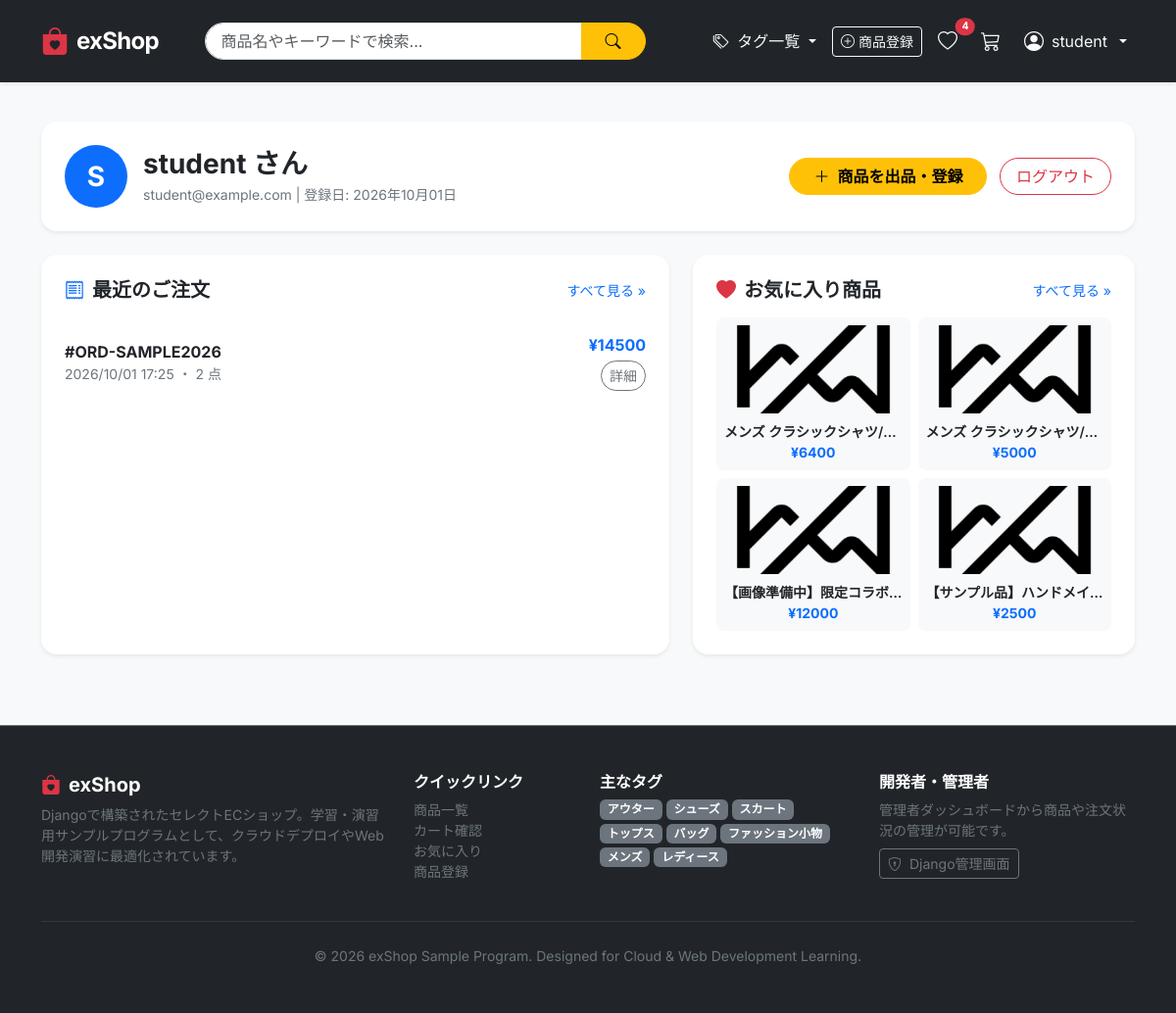
Page /mypage/ (signed in) on the committed database.
### shop/models.py (models this page shows, shortened)
class Order(models.Model):
    PAYMENT_METHODS = [
        ('credit_card', 'クレジットカード決済'),
        ('bank_transfer', '銀行振込'),
        ('cod', '代金引換'),
        ('convenience', 'コンビニ決済'),
    ]
    STATUS_CHOICES = [
        ('pending', '処理待ち'),
        ('processing', '発送準備中'),
        ('shipped', '発送済み'),
        ('completed', '配達完了'),
        ('cancelled', 'キャンセル'),
    ]
    user = models.ForeignKey(
        User, on_delete=models.SET_NULL, null=True, blank=True,
        related_name='orders', verbose_name="購入ユーザー"
    )
    order_number = models.CharField(max_length=32, unique=True, verbose_name="注文番号")
    full_name = models.CharField(max_length=100, verbose_name="氏名")
    postal_code = models.CharField(max_length=10, verbose_name="郵便番号")
    address = models.CharField(max_length=255, verbose_name="配送先住所")
    phone_number = models.CharField(max_length=20, verbose_name="電話番号")
    email = models.EmailField(verbose_name="メールアドレス")
    payment_method = models.CharField(
        max_length=20, choices=PAYMENT_METHODS, default='credit_card', verbose_name="支払方法"
    )
    total_price = models.PositiveIntegerField(default=0, verbose_name="合計金額 (円)")
    status = models.CharField(
        max_length=20, choices=STATUS_CHOICES, default='completed', verbose_name="注文ステータス"
    )
    created_at = models.DateTimeField(auto_now_add=True, verbose_name="注文日時")
    class Meta:
        verbose_name = "注文"
        verbose_name_plural = "注文履歴"
        ordering = ['-created_at']

class Favorite(models.Model):
    user = models.ForeignKey(User, on_delete=models.CASCADE, related_name='favorites', verbose_name="ユーザー")
    product = models.ForeignKey(Product, on_delete=models.CASCADE, related_name='favorited_by', verbose_name="商品")
    created_at = models.DateTimeField(auto_now_add=True, verbose_name="登録日時")
    class Meta:
        verbose_name = "お気に入り"
        verbose_name_plural = "お気に入り一覧"
        unique_together = ('user', 'product')
        ordering = ['-created_at']

class Product(models.Model):
    name = models.CharField(max_length=200, verbose_name="商品名")
    description = models.TextField(blank=True, verbose_name="商品説明")
    price = models.PositiveIntegerField(default=0, verbose_name="価格 (円)")
    stock = models.PositiveIntegerField(default=10, verbose_name="在庫数")
    image = models.ImageField(upload_to='products/', blank=True, null=True, verbose_name="商品画像")
    tags = models.ManyToManyField(Tag, blank=True, related_name='products', verbose_name="タグ")
    is_active = models.BooleanField(default=True, verbose_name="公開状態")
    created_at = models.DateTimeField(auto_now_add=True, verbose_name="登録日時")
    updated_at = models.DateTimeField(auto_now=True, verbose_name="更新日時")
    class Meta:
        verbose_name = "商品"
        verbose_name_plural = "商品一覧"
        ordering = ['-created_at']
    @property
    def image_url(self):
        if self.image:
            image_path = os.path.join(settings.MEDIA_ROOT, self.image.name)
            if os.path.exists(image_path):
                return self.image.url
        return f"{settings.MEDIA_URL}no-image.png"

class Tag(models.Model):
    COLOR_CHOICES = [
        ('primary', 'Primary (Blue)'),
        ('secondary', 'Secondary (Gray)'),
        ('success', 'Success (Green)'),
        ('danger', 'Danger (Red)'),
        ('warning', 'Warning (Yellow)'),
        ('info', 'Info (Teal)'),
        ('dark', 'Dark (Black)'),
    ]
    name = models.CharField(max_length=50, unique=True, verbose_name="タグ名")
    slug = models.SlugField(max_length=50, unique=True, allow_unicode=True, verbose_name="スラグ")
    color = models.CharField(max_length=20, choices=COLOR_CHOICES, default='primary', verbose_name="バッジ色")
    class Meta:
        verbose_name = "タグ"
        verbose_name_plural = "タグ一覧"
        ordering = ['name']

### shop/views.py (the view)
# urls.py: path('mypage/', views.mypage_view, name='mypage'),
@login_required
def mypage_view(request):
    recent_orders = Order.objects.filter(user=request.user)[:5]
    favorites = Favorite.objects.filter(user=request.user).select_related('product')[:6]
    return render(request, 'shop/mypage.html', {
        'recent_orders': recent_orders,
        'favorites': favorites,
    })

### shop/cart.py (called while the page is built)
    def __len__(self):
        return sum(item['quantity'] for item in self.cart.values())

### shop/context_processors.py (called while the page is built)
def shop_context(request):
    cart = Cart(request)
    all_tags = Tag.objects.all()
    favorite_count = 0
    favorite_product_ids = []
    if request.user.is_authenticated:
        favs = Favorite.objects.filter(user=request.user)
        favorite_count = favs.count()
        favorite_product_ids = list(favs.values_list('product_id', flat=True))
    return {
        'cart': cart,
        'cart_item_count': len(cart),
        'all_tags': all_tags,
        'favorite_count': favorite_count,
        'favorite_product_ids': favorite_product_ids,
    }

### templates/shop/mypage.html (shortened to what this page needs)
{% extends 'base.html' %}
{% block content %}
<div class="container py-4">
    <div class="card border-0 shadow-sm rounded-4 mb-4 p-4 bg-white">
        <div class="d-flex flex-wrap align-items-center justify-content-between gap-3">
            <div class="d-flex align-items-center gap-3">
                <div class="rounded-circle bg-primary text-white d-flex align-items-center justify-content-center fw-bold fs-3" style="width: 64px; height: 64px;">
                    {{ user.username|first|upper }}
                </div>
                <div>
                    <h3 class="fw-bold mb-1">{{ user.username }} さん</h3>
                    <p class="text-secondary small mb-0">{{ user.email|default:"メールアドレス未設定" }} | 登録日: {{ user.date_joined|date:"Y年m月d日" }}</p>
                </div>
            </div>
            <div>
                <a href="{% url 'shop:product_create' %}" class="btn btn-warning rounded-pill px-4 fw-semibold me-2">
                    <i class="bi bi-plus-lg me-1"></i> 商品を出品・登録
                </a>
                <a href="{% url 'shop:logout' %}" class="btn btn-outline-danger rounded-pill px-3">
                    ログアウト
                </a>
            </div>
        </div>
    </div>
    <div class="row g-4">
        <div class="col-lg-7">
            <div class="card border-0 shadow-sm rounded-4 h-100 p-4">
                <div class="d-flex justify-content-between align-items-center mb-3">
                    <h5 class="fw-bold mb-0"><i class="bi bi-receipt text-primary me-2"></i>最近のご注文</h5>
                    <a href="{% url 'shop:order_list' %}" class="small text-decoration-none">すべて見る &raquo;</a>
                </div>
                {% if recent_orders %}
                    <div class="list-group list-group-flush">
                        {% for order in recent_orders %}
                            <div class="list-group-item px-0 py-3 d-flex justify-content-between align-items-center">
                                <div>
                                    <div class="fw-bold text-dark">#{{ order.order_number }}</div>
                                    <div class="text-secondary small">{{ order.created_at|date:"Y/m/d H:i" }} ・ {{ order.items.count }} 点</div>
                                </div>
                                <div class="text-end">
                                    <div class="fw-bold text-primary">&yen;{{ order.total_price|floatformat:"0" }}</div>
                                    <a href="{% url 'shop:order_detail' order.order_number %}" class="btn btn-sm btn-outline-secondary rounded-pill mt-1">詳細</a>
                                </div>
                            </div>
                        {% endfor %}
                    </div>
                {% else %}
                    <div class="text-center py-4 text-secondary">
                        <i class="bi bi-bag-x fs-2"></i>
                        <p class="mt-2 mb-0 small">最近のご注文はありません。</p>
                    </div>
                {% endif %}
            </div>
        </div>
        <div class="col-lg-5">
            <div class="card border-0 shadow-sm rounded-4 h-100 p-4">
                <div class="d-flex justify-content-between align-items-center mb-3">
                    <h5 class="fw-bold mb-0"><i class="bi bi-heart-fill text-danger me-2"></i>お気に入り商品</h5>
                    <a href="{% url 'shop:favorite_list' %}" class="small text-decoration-none">すべて見る &raquo;</a>
                </div>
                {% if favorites %}
                    <div class="row row-cols-2 g-2">
                        {% for fav in favorites %}
                            <div class="col">
                                <a href="{% url 'shop:product_detail' fav.product.id %}" class="text-decoration-none">
                                    <div class="card border-0 bg-light p-2 rounded-3 text-center">
                                        <img src="{{ fav.product.image_url }}" alt="{{ fav.product.name }}" class="rounded-2 mb-2 mx-auto" style="width: 100%; height: 90px; object-fit: cover;">
                                        <div class="small text-dark text-truncate fw-semibold">{{ fav.product.name }}</div>
                                        <div class="small text-primary fw-bold">&yen;{{ fav.product.price|floatformat:"0" }}</div>
                                    </div>
                                </a>
                            </div>
                        {% endfor %}
                    </div>
                {% else %}
                    <div class="text-center py-4 text-secondary">
                        <i class="bi bi-heart fs-2"></i>
                        <p class="mt-2 mb-0 small">お気に入り商品はまだありません。</p>
                    </div>
                {% endif %}
            </div>
        </div>
    </div>
</div>
{% endblock %}

### templates/base.html (shortened to what this page needs)
{% load static %}
<!DOCTYPE html>
<html lang="ja">
<head>
    <link href="https://cdn.jsdelivr.net/npm/bootstrap@5.3.3/dist/css/bootstrap.min.css" rel="stylesheet">
    <link rel="stylesheet" href="https://cdn.jsdelivr.net/npm/bootstrap-icons@1.11.3/font/bootstrap-icons.min.css">
    <link rel="stylesheet" href="{% static 'css/style.css' %}">
</head>
<body class="bg-light d-flex flex-column min-vh-100">
    <nav class="navbar navbar-expand-lg navbar-dark bg-dark sticky-top shadow-sm py-3">
        <div class="container">
            <a class="navbar-brand fw-bold d-flex align-items-center gap-2" href="{% url 'shop:product_list' %}">
                <i class="bi bi-bag-heart-fill text-danger fs-3"></i>
                <span class="fs-4 tracking-tight">exShop</span>
            </a>
            <div class="collapse navbar-collapse" id="navbarMain">
                <form class="d-flex mx-auto my-2 my-lg-0 w-100" style="max-width: 450px;" method="get" action="{% url 'shop:product_list' %}">
                    <div class="input-group">
                        <input class="form-control rounded-start-pill ps-3" type="search" name="q" placeholder="商品名やキーワードで検索..." value="{{ request.GET.q|default:'' }}" aria-label="Search">
                        <button class="btn btn-warning rounded-end-pill px-4 fw-semibold" type="submit">
                            <i class="bi bi-search"></i>
                        </button>
                    </div>
                </form>
                <ul class="navbar-nav ms-auto align-items-center gap-2">
                    <li class="nav-item dropdown">
                        <a class="nav-link dropdown-toggle text-light" href="#" role="button" data-bs-toggle="dropdown" aria-expanded="false">
                            <i class="bi bi-tags me-1"></i> タグ一覧
                        </a>
                    </li>
                    <li class="nav-item">
                        <a class="btn btn-sm btn-outline-light d-flex align-items-center gap-1" href="{% url 'shop:product_create' %}">
                            <i class="bi bi-plus-circle"></i> 商品登録
                        </a>
                    </li>
                    <li class="nav-item">
                        <a class="nav-link position-relative text-light px-2" href="{% url 'shop:favorite_list' %}" title="お気に入り">
                            <i class="bi bi-heart fs-5"></i>
                            {% if favorite_count > 0 %}
                                <span class="position-absolute top-1 start-100 translate-middle badge rounded-pill bg-danger" style="font-size: 0.65rem;">
                                    {{ favorite_count }}
                                </span>
                            {% endif %}
                        </a>
                    </li>
                    <li class="nav-item">
                        <a class="nav-link position-relative text-light px-2" href="{% url 'shop:cart_detail' %}" title="カート">
                            <i class="bi bi-cart3 fs-5"></i>
                        </a>
                    </li>
                    {% if user.is_authenticated %}
                        <li class="nav-item dropdown">
                            <a class="nav-link dropdown-toggle text-light d-flex align-items-center gap-2" href="#" role="button" data-bs-toggle="dropdown">
                                <i class="bi bi-person-circle fs-5"></i>
                                <span>{{ user.username }}</span>
                            </a>
                        </li>
                    {% endif %}
                </ul>
            </div>
        </div>
    </nav>
    <main class="flex-grow-1">
        {% block content %}{% endblock %}
    </main>
    <footer class="bg-dark text-light-50 py-5 mt-5 border-top border-secondary">
        <div class="container">
            <div class="row g-4">
                <div class="col-lg-4 col-md-6 text-white">
                    <h5 class="fw-bold d-flex align-items-center gap-2">
                        <i class="bi bi-bag-heart-fill text-danger"></i> exShop
                    </h5>
                    <p class="text-secondary small mt-2">
                        Djangoで構築されたセレクトECショップ。学習・演習用サンプルプログラムとして、クラウドデプロイやWeb開発演習に最適化されています。
                    </p>
                </div>
                <div class="col-lg-2 col-md-6">
                    <h6 class="text-white fw-bold">クイックリンク</h6>
                    <ul class="list-unstyled small">
                        <li><a href="{% url 'shop:product_list' %}" class="text-secondary text-decoration-none hover-light">商品一覧</a></li>
                        <li><a href="{% url 'shop:cart_detail' %}" class="text-secondary text-decoration-none hover-light">カート確認</a></li>
                        <li><a href="{% url 'shop:favorite_list' %}" class="text-secondary text-decoration-none hover-light">お気に入り</a></li>
                        <li><a href="{% url 'shop:product_create' %}" class="text-secondary text-decoration-none hover-light">商品登録</a></li>
                    </ul>
                </div>
                <div class="col-lg-3 col-md-6">
                    <h6 class="text-white fw-bold">主なタグ</h6>
                    <div class="d-flex flex-wrap gap-1 mt-2">
                        {% for tag in all_tags|slice:":8" %}
                            <a href="{% url 'shop:product_list' %}?tag={{ tag.slug }}" class="badge bg-secondary text-decoration-none">
                                {{ tag.name }}
                            </a>
                        {% empty %}
                            <span class="text-secondary small">タグ未設定</span>
                        {% endfor %}
                    </div>
                </div>
                <div class="col-lg-3 col-md-6">
                    <h6 class="text-white fw-bold">開発者・管理者</h6>
                    <p class="text-secondary small mb-2">管理者ダッシュボードから商品や注文状況の管理が可能です。</p>
                    <a href="/admin/" target="_blank" class="btn btn-sm btn-outline-secondary">
                        <i class="bi bi-shield-lock me-1"></i> Django管理画面
                    </a>
                </div>
            </div>
            <hr class="border-secondary my-4">
            <div class="text-center text-secondary small">
                &copy; 2026 exShop Sample Program. Designed for Cloud & Web Development Learning.
            </div>
        </div>
    </footer>
</body>
</html>

### static/css/style.css (style rules this page uses)
body { font-family: 'Inter', 'Noto Sans JP', -apple-system, BlinkMacSystemFont, "Segoe UI", Roboto, sans-serif; color: #2b2f33; }
.tracking-tight { letter-spacing: -0.03em; }

### rows in the picture
Order: order_number "ORD-SAMPLE2026", created_at "2026/10/01 17:25", items.count "2", total_price "14500"
Favorite: product.name "メンズ クラシックシャツ/…", product.price "6400"
Favorite: product.name "メンズ クラシックシャツ/…", product.price "5000"
Favorite: product.name "【画像準備中】限定コラボ…", product.price "12000"
Favorite: product.name "【サンプル品】ハンドメイ…", product.price "2500"
Tag: name "アウター"
Tag: name "シューズ"
Tag: name "スカート"
Tag: name "トップス"
Tag: name "バッグ"
Tag: name "ファッション小物"
Tag: name "メンズ"
Tag: name "レディース"

### other values in the picture
{{ favorite_count }} "4"
{{ user.username }} "student"
{{ user.username|first|upper }} "S"
{{ user.email|default:"メールアドレス未設定" }} "student@example.com"
{{ user.date_joined|date:"Y年m月d日" }} "2026年10月01日"
